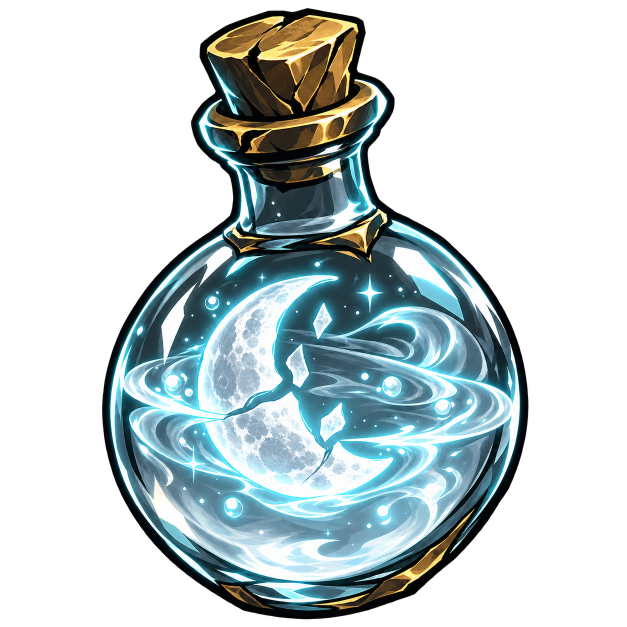
#> input picture art/potions/raw/potion_qiongjiang_A_v01.png, 1254 x 1254 px (shown at 1/2 size)
$ python finalize_potions.py
#> lines starting #> are read from the running program, lines starting #| are printed output that depends on the picture
# finalize_potions.py — 药水定稿母版 → godot/images/potions/{large(256),small(80),outline(80)}。
# 用法: python scripts/finalize_potions.py
from pathlib import Path

from PIL import Image, ImageChops, ImageFilter

ROOT = Path(__file__).resolve().parent.parent
ART = ROOT / "art"
GODOT_IMG = ROOT / "godot" / "images"

# 用户 2026-08-16 拍板：三瓶全选 A
POTIONS = {
    "qiong_jiang_potion": ART / "potions" / "raw" / "potion_qiongjiang_A_v01.png",
    "feng_wei_jiu_potion": ART / "potions" / "raw" / "potion_fengweijiu_A_v01.png",
    "yu_ling_ping_potion": ART / "potions" / "raw" / "potion_yulingping_A_v01.png",
}

def load_square_master(src: Path, margin: float = 0.05) -> Image.Image:
#> called with margin = 0.05
    img = Image.open(src).convert("RGBA")
#> img is the input picture: PIL image 1254x1254 RGBA; mean R, G, B, A 49.4, 61.9, 63.9, 109.2
    bbox = img.getchannel("A").getbbox()
#> bbox = (128, 13, 1170, 1254)
    if bbox:
        img = img.crop(bbox)
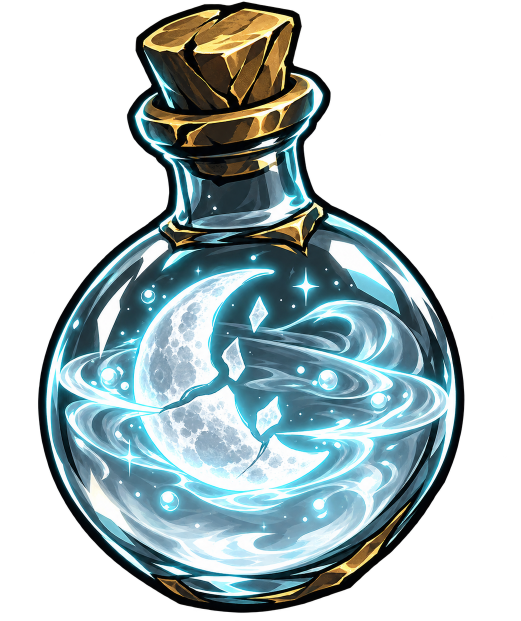
#> img: PIL image 1042x1241 RGBA (shown at 1/2 size); mean R, G, B, A 60.1, 75.3, 77.7, 132.8; transparent parts drawn white
    w, h = img.size
#> w = 1042; h = 1241
    side = int(max(w, h) * (1 + margin * 2))
#> side = 1365
    canvas = Image.new("RGBA", (side, side), (0, 0, 0, 0))
#> canvas: PIL image 1365x1365 RGBA; every value is 0
    canvas.paste(img, ((side - w) // 2, (side - h) // 2), img)
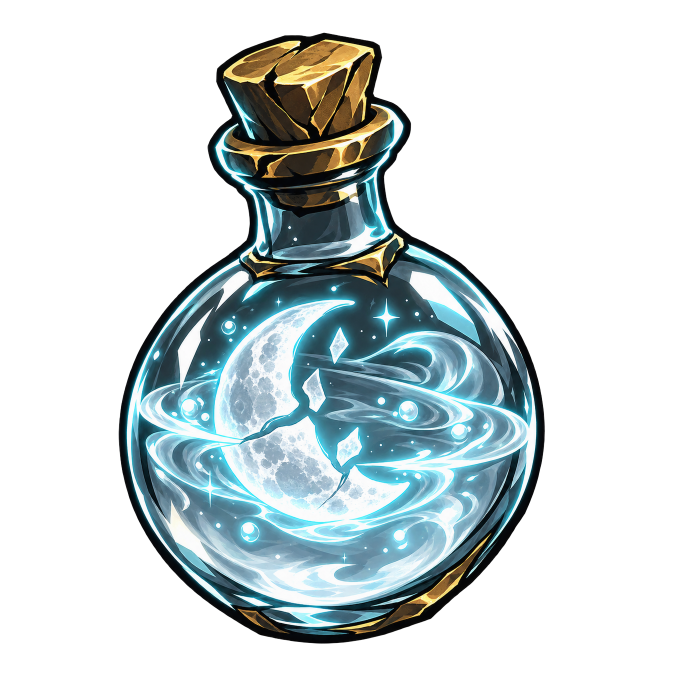
#> canvas: PIL image 1365x1365 RGBA (shown at 1/2 size); mean R, G, B, A 41.3, 51.7, 53.4, 91.2; transparent parts drawn white
    return canvas.resize((1024, 1024), Image.LANCZOS)
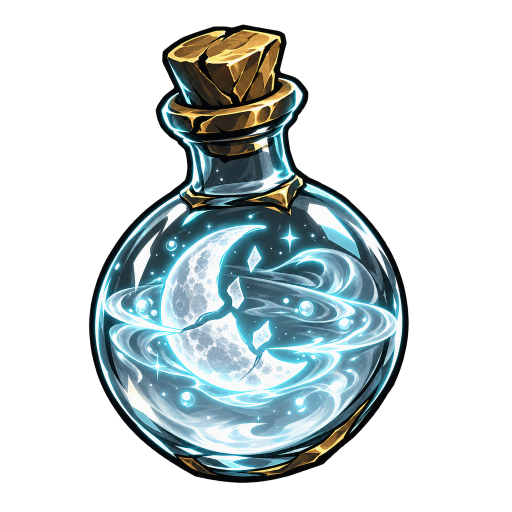
#> returned value: PIL image 1024x1024 RGBA (shown at 1/2 size); mean R, G, B, A 41.1, 51.5, 53.2, 91.2; transparent parts drawn white

def make_outline(small: Image.Image) -> Image.Image:
    a = small.getchannel("A")
    dilated = a.filter(ImageFilter.MaxFilter(7))
    ring = ImageChops.subtract(dilated, a)
    transparent = Image.new("RGBA", small.size, (255, 255, 255, 0))
    white = Image.new("RGBA", small.size, (255, 255, 255, 255))
    return Image.composite(white, transparent, ring)

def main() -> int:
    proc = ART / "potions" / "processed"
    proc.mkdir(parents=True, exist_ok=True)
    for pid, src in POTIONS.items():
        if not src.exists():
            print("!! 缺源文件:", src)
            return 1
        master = load_square_master(src)
        master.save(proc / f"{pid}_1024.png")
        for sub, size in (("large", 256), ("small", 80), ("outline", 80)):
            out_dir = GODOT_IMG / "potions" / sub
            out_dir.mkdir(parents=True, exist_ok=True)
            if sub == "outline":
                make_outline(master.resize((size, size), Image.LANCZOS)).save(
                    out_dir / f"{pid}.png")
            else:
                master.resize((size, size), Image.LANCZOS).save(
                    out_dir / f"{pid}.png")
#> this loop made 3 passes
#> pass 1, in main, `master.resize((size, size), Image.LANCZOS).save( out_dir / f"{pid}.png")`:
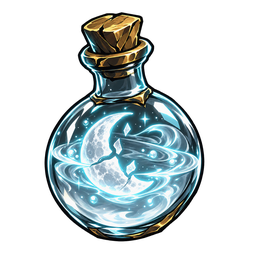
#> saved as qiong_jiang_potion.png: PIL image 256x256 RGBA; mean R, G, B, A 41, 51.3, 53, 91.3; transparent parts drawn white
#> pass 2, in main, `master.resize((size, size), Image.LANCZOS).save( out_dir / f"{pid}.png")`:
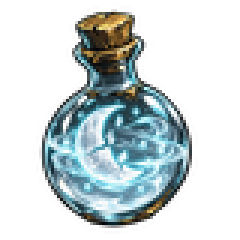
#> saved as qiong_jiang_potion.png: PIL image 80x80 RGBA (shown 3 times larger); mean R, G, B, A 42, 52.6, 54.2, 91.3; transparent parts drawn white
#> pass 3, in make_outline, `a = small.getchannel("A")`:
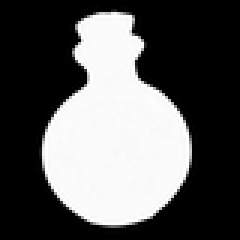
#> a: PIL image 80x80 L (shown 3 times larger); min 0, max 255, mean 91.3
#> pass 3, in make_outline, `dilated = a.filter(ImageFilter.MaxFilter(7))`:
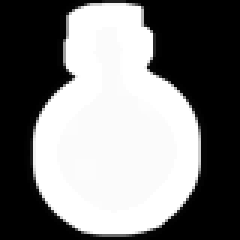
#> dilated: PIL image 80x80 L (shown 3 times larger); min 0, max 255, mean 124.7
        print("OK", pid)
#> pass 2 of the loop in main, `for pid, src in POTIONS.items():`:
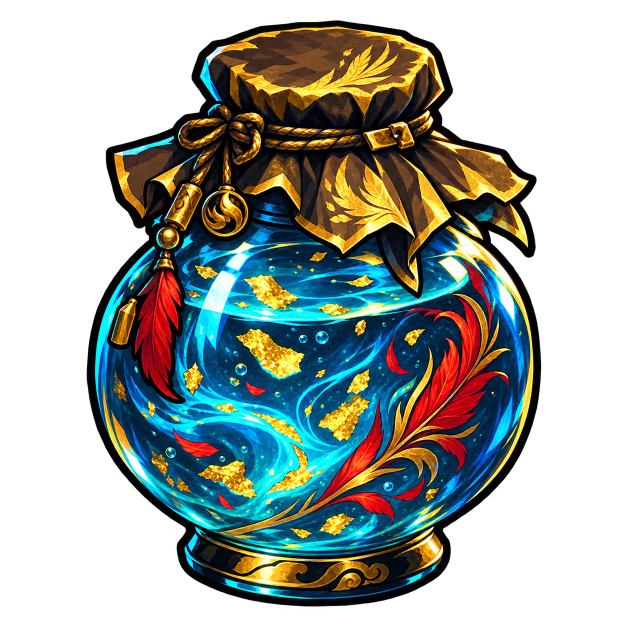
#> input picture art/potions/raw/potion_fengweijiu_A_v01.png, 1254 x 1254 px (shown at 1/2 size)
#> in load_square_master, img is the input picture: PIL image 1254x1254 RGBA; mean R, G, B, A 37.9, 45.8, 39.6, 131.3
#> bbox = (111, 3, 1192, 1254)
#> in load_square_master (call 2), `img = img.crop(bbox)`:
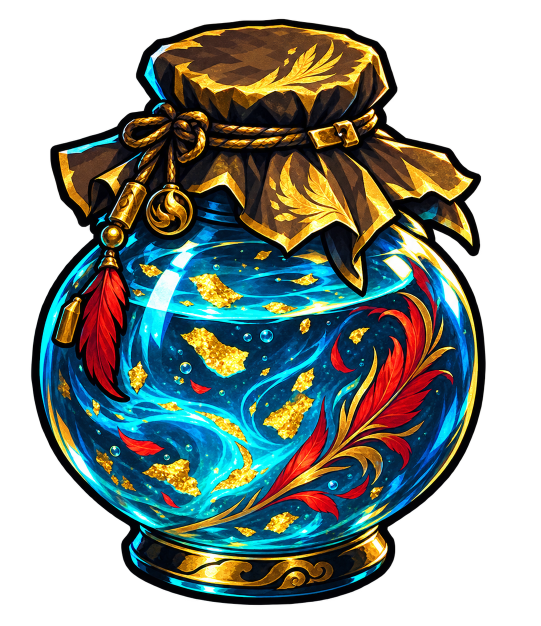
#> img: PIL image 1081x1251 RGBA (shown at 1/2 size); mean R, G, B, A 44.1, 53.3, 46, 152.7; transparent parts drawn white
#> the loop in main, `for sub, size in (("large", 256), ("small", 80), ("outline", 80)):` made 3 passes
#> pass 3, in make_outline (call 2), `dilated = a.filter(ImageFilter.MaxFilter(7))`:
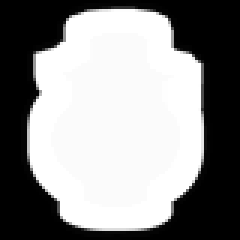
#> dilated: PIL image 80x80 L (shown 3 times larger); min 0, max 255, mean 141.4
#> pass 3 of the loop in main, `for pid, src in POTIONS.items():`:
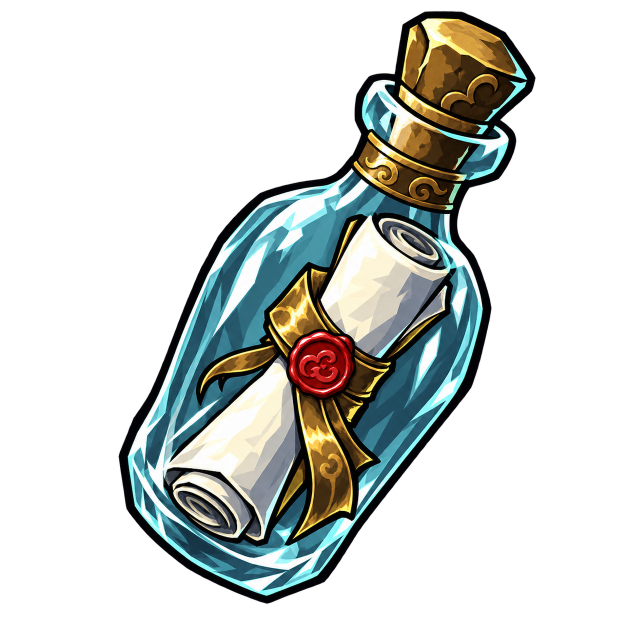
#> input picture art/potions/raw/potion_yulingping_A_v01.png, 1254 x 1254 px (shown at 1/2 size)
#> in load_square_master, img is the input picture: PIL image 1254x1254 RGBA; mean R, G, B, A 36.3, 40.2, 37.2, 84.8
#> bbox = (89, 19, 1162, 1210)
#> in load_square_master (call 3), `img = img.crop(bbox)`:
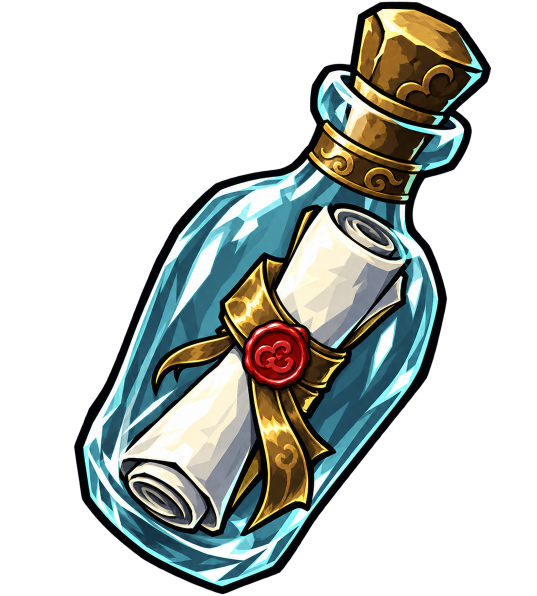
#> img: PIL image 1073x1191 RGBA (shown at 1/2 size); mean R, G, B, A 44.7, 49.5, 45.8, 104.3; transparent parts drawn white
#> the loop in main, `for sub, size in (("large", 256), ("small", 80), ("outline", 80)):` made 3 passes
#> pass 3, in make_outline (call 3), `dilated = a.filter(ImageFilter.MaxFilter(7))`:
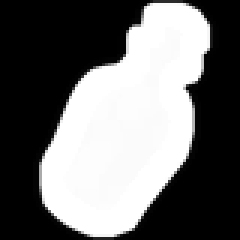
#> dilated: PIL image 80x80 L (shown 3 times larger); min 0, max 255, mean 109.7
    print("finalize_potions 完成")
    return 0

if __name__ == "__main__":
    raise SystemExit(main())
#> (the program exits here)
